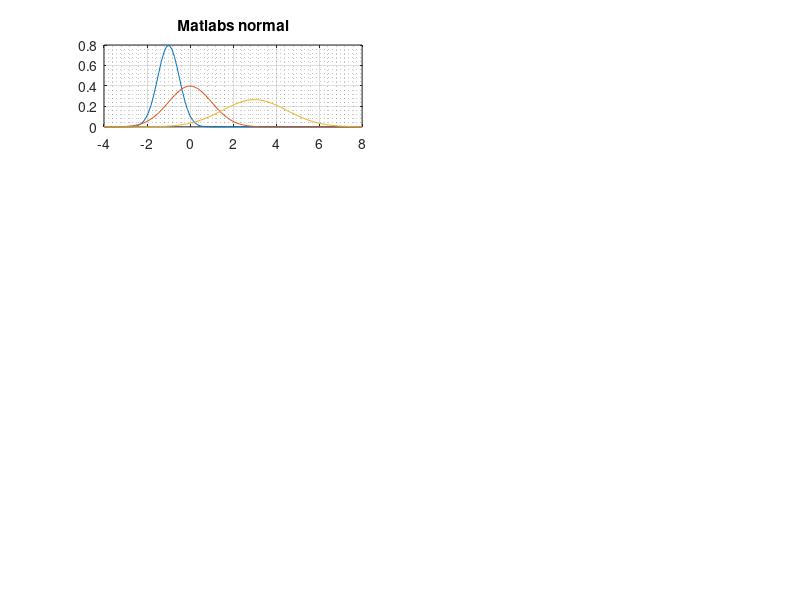

MATLAB code for this plot: (Note: this script raises an error after producing the figure.)
div_point_count = 100;
figure;
%Normal a'la MATLAB:

range = [-4.0,8.0];
x = linspace(range(1), range(2), div_point_count);

mu_1 = -1;
sigma_1 = 1/2;

mu_2 = 0;
sigma_2 = 1;

mu_3 = 3;
sigma_3 = 3/2;


F = normpdf(x,mu_1,sigma_1);

figure;
subplot(4,2,1);
plot(x,F);
title('Matlabs normal');
hold on;
grid on;
grid minor;

F = normpdf(x,mu_2,sigma_2);
plot(x,F);
F = normpdf(x,mu_3,sigma_3);
plot(x,F);
hold off;

%My normal:

F = ContinuousPDF(x,'normal',[mu_1,sigma_1]);

subplot(4,2,2);
plot(x,F);
title('My normal');
ylim([0,1]);
hold on;
grid on;
grid minor;

F = ContinuousPDF(x,'normal',[mu_2,sigma_2]);
plot(x,F);
F = ContinuousPDF(x,'normal',[mu_3,sigma_3]);
plot(x,F);
hold off;

%----------------------------------------------
%Exponencialis a'la MATLAB:

range = [0,10];
x = linspace(range(1), range(2), div_point_count);

lambda_1 = 1/2;
lambda_2 = 1;
lambda_3 = 2;

F = exppdf(x,1/lambda_1);

subplot(4,2,3);
plot(x,F);
title('Matlabs Exponential');
hold on;
grid on;
grid minor;

F = exppdf(x,1/lambda_2);
plot(x,F);
F = exppdf(x,1/lambda_3);
plot(x,F);
hold off;

%My exponential:

F = ContinuousPDF(x,'exponential',lambda_1);

subplot(4,2,4);
plot(x,F);
title('My Exponential');
hold on;
grid on;
grid minor;

F = ContinuousPDF(x,'exponential',lambda_2);
plot(x,F);
F = ContinuousPDF(x,'exponential',lambda_3);
plot(x,F);
hold off;

%---------------------------------------------
%Gamma a'la MATLAB:

range = [0,4];
x = linspace(range(1), range(2), div_point_count);

a_1 = 1;
a_2 = 1/2;
a_3 = 1/4;
a_4 = 3/4;
a_5 = 5/4;
a_6 = 3/2;
a_7 = 7/4;

F = gampdf(x,a_1,1);

subplot(4,2,5);
plot(x,F);
title('Matlabs Gamma');
hold on;
grid on;
grid minor;

F = gampdf(x,a_2,1);
plot(x,F);
F = gampdf(x,a_3,1);
plot(x,F);
F = gampdf(x,a_4,1);
plot(x,F);
F = gampdf(x,a_5,1);
plot(x,F);
F = gampdf(x,a_6,1);
plot(x,F);
F = gampdf(x,a_7,1);
plot(x,F);
hold off;

%My gamma:

F = ContinuousPDF(x,'gamma',[a_1,1]);

subplot(4,2,6);
plot(x,F);
title('My Gamma');
hold on;
grid on;
grid minor;

F = ContinuousPDF(x,'gamma',[a_2,1]);
plot(x,F);
F = ContinuousPDF(x,'gamma',[a_3,1]);
plot(x,F);
F = ContinuousPDF(x,'gamma',[a_4,1]);
plot(x,F);
F = ContinuousPDF(x,'gamma',[a_5,1]);
plot(x,F);
F = ContinuousPDF(x,'gamma',[a_6,1]);
plot(x,F);
F = ContinuousPDF(x,'gamma',[a_7,1]);
plot(x,F);
hold off;

%---------------------------------------------
%Beta a'la MATLAB:

range = [0,1];
x = linspace(range(1), range(2), div_point_count);

a_1 = 2;
a_2 = 1;
a_3 = 2;
a_4 = 1/2;
a_5 = 5;

b_1 = 5;
b_2 = 3;
b_3 = 2;
b_4 = 1/2;
b_5 = 1;


F = betapdf(x,a_1,b_1);

subplot(4,2,7);
plot(x,F);
title('Matlabs Beta');
hold on;
grid on;
grid minor;

F = betapdf(x,a_2,b_2);
plot(x,F);
F = betapdf(x,a_3,b_3);
plot(x,F);
F = betapdf(x,a_4,b_4);
plot(x,F);
F = betapdf(x,a_5,b_5);
plot(x,F);
hold off;

%My beta:

F = ContinuousPDF(x,'beta',[a_1,b_1]);

subplot(4,2,8);
plot(x,F);
ylim([0,6]);
title('My Beta');
hold on;
grid on;
grid minor;

F = ContinuousPDF(x,'beta',[a_2,b_2]);
plot(x,F);
F = ContinuousPDF(x,'beta',[a_3,b_3]);
plot(x,F);
F = ContinuousPDF(x,'beta',[a_4,b_4]);
plot(x,F);
F = ContinuousPDF(x,'beta',[a_5,b_5]);
plot(x,F);
hold off;
